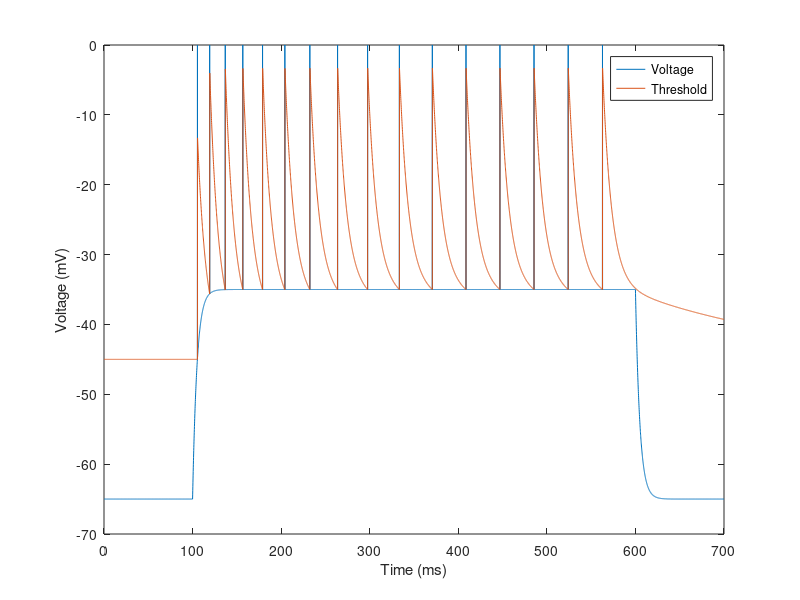

Write MATLAB code to recreate this figure.
% MAT model: Kobayashi et al., 2009 (Reproduce Figure 5B)
clear all;  %  Clear all parameters

dt= 0.1;       %  Time Step[ms] 
T=  700;       %  Duration [ms], 100 + 500 + 100 ms
N=  T/dt;      %  Num. of Steps 

% MAT parameters: Fixed for all the neurons
E_L= -65;       R= 50;
taum= 5;        tau1= 10;     tau2= 200;

% MAT parameters: Tuned for the prediction
%     Typical parameters for RS, IB, FS, and CH neurons
omega= -45;     a_1= 30;       a_2= 2.0;       %  RS neuron
%  omega= -46;     a_1= 7.5;      a_2= 1.5;       %  IB neuron
%  omega= -55;     a_1= 10;       a_2= 0.2;       %  FS neuron
%  omega= -39;     a_1= -0.5;     a_2= 0.4;       %  CH neuron

%  Set Initial Condition 
v= E_L* ones(N+1,1);    vth= omega* ones(N,1);    
u1= 0;      u2= 0;      I= 0;                 
t_f= 0;                 y= E_L* ones(N,1);

for t=1:N                             % simulation of 0.6 s
    v_th(t)= omega+ u1+ u2;           % Threshold
    y(t)= v(t);                       % y: Recorded Voltage (mV)

    if v(t) >= v_th(t) &&  t-t_f> 2.0/dt   % Spike Generation
        u1= u1+a_1;    u2= u2+a_2;         % Adaptation
        t_f=   t;                          % Spike times
        y(t)=  0;                          % y: Recorded Voltage (mV)
    end

    % Input Current
    if  t== 1000      %  Start Current injection from 0.1 s
        I= 0.6;
    end
    if  t== 6000      %  Stop Current injection from 0.6 s
        I= 0;
    end

    % Euler method
    v(t+1) = v(t)+ (R*I- (v(t)-E_L))/taum* dt;
    u1= u1- u1/tau1* dt;
    u2= u2- u2/tau2* dt;
end;

x= 0.1:0.1:700;   %  x: Time (ms)
%  Generate Graph
plot(x, y, x, v_th);
xlabel('Time (ms)')     % x-axis label
ylabel('Voltage (mV)')  % y-axis label
legend('Voltage','Threshold'); 
